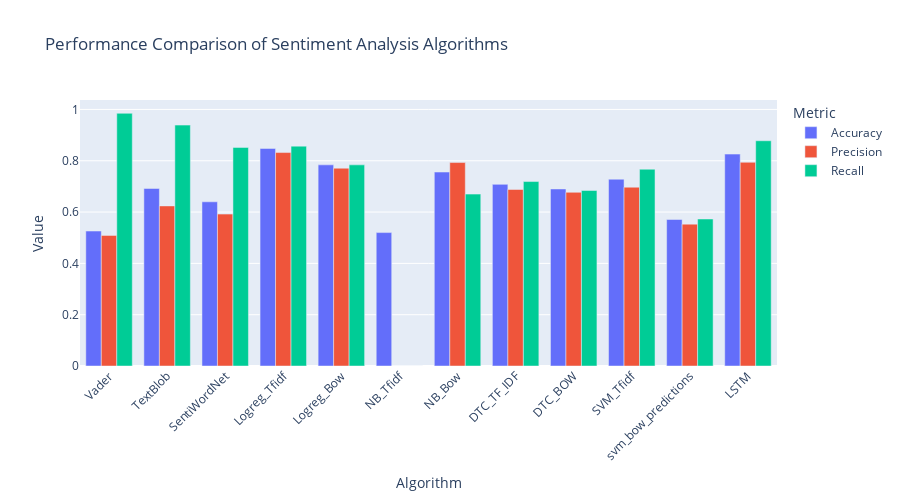

Here is the notebook cell this chart was saved with:
### Markdown cell above
Accuracy of Vader: 0.526
Precision of Vader: 0.509
Recall of Vader: 0.985

Accuracy of TextBlob: 0.692
Precision of TextBlob: 0.624
Recall of TextBlob: 0.939

Accuracy of SentiWordNet: 0.640
Precision of SentiWordNet: 0.592
Recall of SentiWordNet: 0.852

Accuracy of Logreg_Tfidf: 0.848
Precision of Logreg_Tfidf: 0.832
Recall of Logreg_Tfidf: 0.857

Accuracy of Logreg_Bow: 0.784
Precision of Logreg_Bow: 0.771
Recall of Logreg_Bow: 0.784

Accuracy of NB_Tfidf: 0.520
Precision of NB_Tfidf: 0.000
Recall of NB_Tfidf: 0.000

Accuracy of NB_Bow: 0.756
Precision of NB_Bow: 0.793
Recall of NB_Bow: 0.670

Accuracy of DTC_TF_IDF: 0.708
Precision of DTC_TF_IDF: 0.688
Recall of DTC_TF_IDF: 0.719

Accuracy of DTC_BOW: 0.690
Precision of DTC_BOW: 0.677
Recall of DTC_BOW: 0.684

Accuracy of SVM_Tfidf: 0.728
Precision of SVM_Tfidf: 0.697
Recall of SVM_Tfidf: 0.767

Accuracy of svm_bow_predictions: 0.571
Precision of svm_bow_predictions: 0.553
Recall of svm_bow_predictions: 0.573

Accuracy of LSTM: 0.826
Precision of LSTM: 0.794
Recall of LSTM: 0.878

### Code cell
# Sample data
algorithms = ['Vader', 'TextBlob', 'SentiWordNet', 'Logreg_Tfidf', 'Logreg_Bow', 'NB_Tfidf', 'NB_Bow', 'DTC_TF_IDF', 'DTC_BOW', 'SVM_Tfidf', 'svm_bow_predictions', 'LSTM']
accuracy = [0.526, 0.692, 0.640, 0.848, 0.784, 0.520, 0.756, 0.708, 0.690, 0.728, 0.571, 0.826]
precision = [0.509, 0.624, 0.592, 0.832, 0.771, 0.000, 0.793, 0.688, 0.677, 0.697, 0.553, 0.794]
recall = [0.985, 0.939, 0.852, 0.857, 0.784, 0.000, 0.670, 0.719, 0.684, 0.767, 0.573, 0.878]

# Dataframe for Plotly
df_metrics = pd.DataFrame({
    'Algorithm': algorithms * 3,
    'Metric': ['Accuracy'] * len(algorithms) + ['Precision'] * len(algorithms) + ['Recall'] * len(algorithms),
    'Score': accuracy + precision + recall
})

# Create an interactive grouped bar chart
fig = px.bar(df_metrics, x='Algorithm', y='Score', color='Metric', barmode='group',
             labels={'Score': 'Value'},
             title='Performance Comparison of Sentiment Analysis Algorithms',
             height=500)

# Rotate x-axis labels for better readability
fig.update_layout(xaxis=dict(tickangle=-45))

# Show the plot
fig.show()

### Figure 1 — Plotly figure (JSON) as saved in the notebook; plotly's stock layout.template omitted (floating-point values rounded to 4 significant figures)
{"data": [{"alignmentgroup": "True", "hovertemplate": "Metric=Accuracy<br>Algorithm=%{x}<br>Value=%{y}<extra></extra>", "legendgroup": "Accuracy", "marker": {"color": "#636efa", "pattern": {"shape": ""}}, "name": "Accuracy", "offsetgroup": "Accuracy", "orientation": "v", "showlegend": true, "textposition": "auto", "type": "bar", "x": ["Vader", "TextBlob", "SentiWordNet", "Logreg_Tfidf", "Logreg_Bow", "NB_Tfidf", "NB_Bow", "DTC_TF_IDF", "DTC_BOW", "SVM_Tfidf", "svm_bow_predictions", "LSTM"], "xaxis": "x", "y": [0.526, 0.692, 0.64, 0.848, 0.784, 0.52, 0.756, 0.708, 0.69, 0.728, 0.571, 0.826], "yaxis": "y"}, {"alignmentgroup": "True", "hovertemplate": "Metric=Precision<br>Algorithm=%{x}<br>Value=%{y}<extra></extra>", "legendgroup": "Precision", "marker": {"color": "#EF553B", "pattern": {"shape": ""}}, "name": "Precision", "offsetgroup": "Precision", "orientation": "v", "showlegend": true, "textposition": "auto", "type": "bar", "x": ["Vader", "TextBlob", "SentiWordNet", "Logreg_Tfidf", "Logreg_Bow", "NB_Tfidf", "NB_Bow", "DTC_TF_IDF", "DTC_BOW", "SVM_Tfidf", "svm_bow_predictions", "LSTM"], "xaxis": "x", "y": [0.509, 0.624, 0.592, 0.832, 0.771, 0, 0.793, 0.688, 0.677, 0.697, 0.553, 0.794], "yaxis": "y"}, {"alignmentgroup": "True", "hovertemplate": "Metric=Recall<br>Algorithm=%{x}<br>Value=%{y}<extra></extra>", "legendgroup": "Recall", "marker": {"color": "#00cc96", "pattern": {"shape": ""}}, "name": "Recall", "offsetgroup": "Recall", "orientation": "v", "showlegend": true, "textposition": "auto", "type": "bar", "x": ["Vader", "TextBlob", "SentiWordNet", "Logreg_Tfidf", "Logreg_Bow", "NB_Tfidf", "NB_Bow", "DTC_TF_IDF", "DTC_BOW", "SVM_Tfidf", "svm_bow_predictions", "LSTM"], "xaxis": "x", "y": [0.985, 0.939, 0.852, 0.857, 0.784, 0, 0.67, 0.719, 0.684, 0.767, 0.573, 0.878], "yaxis": "y"}], "layout": {"barmode": "group", "height": 500, "legend": {"title": {"text": "Metric"}, "tracegroupgap": 0}, "title": {"text": "Performance Comparison of Sentiment Analysis Algorithms"}, "xaxis": {"anchor": "y", "domain": [0, 1], "tickangle": -45, "title": {"text": "Algorithm"}}, "yaxis": {"anchor": "x", "domain": [0, 1], "title": {"text": "Value"}}}}
